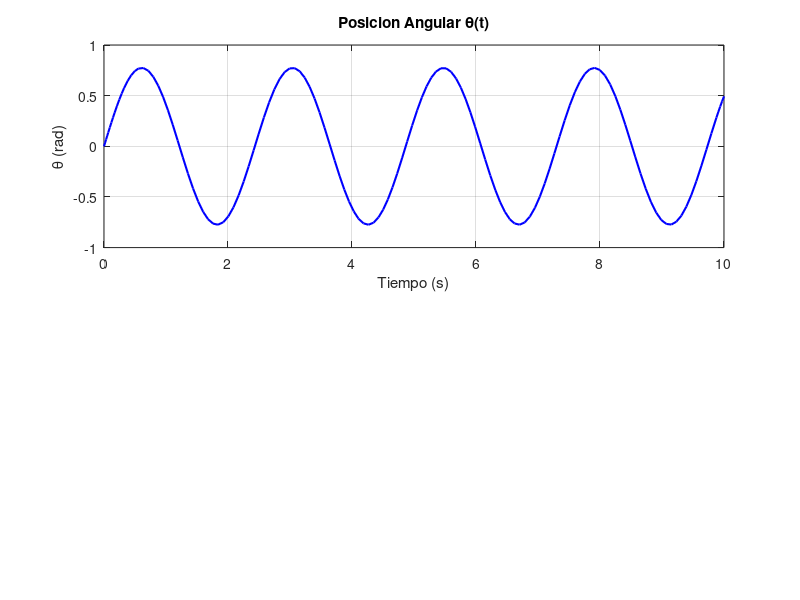

The MATLAB script that drew this image:
% Parametros del problema
m = 10;     % kg
r = 0.05;   % m
k = 100;    % N/m

% Condiciones iniciales [theta(0); dtheta(0)]
x0 = [0; 2]; 

% Tiempo de simulacion
tspan = [0 10];

% Sistema en espacio de estados
sistema_ods = @(t, x) [x(2); -(2*k)/(3*m)*x(1)];

% Simulacion con ode45
[t, x] = ode45(sistema_ods, tspan, x0);

% Graficas
figure;
subplot(2,1,1);
plot(t, x(:,1), 'b', 'LineWidth', 1.5);
grid on;
title('Posicion Angular \theta(t)');
xlabel('Tiempo (s)'); ylabel('\theta (rad)');
